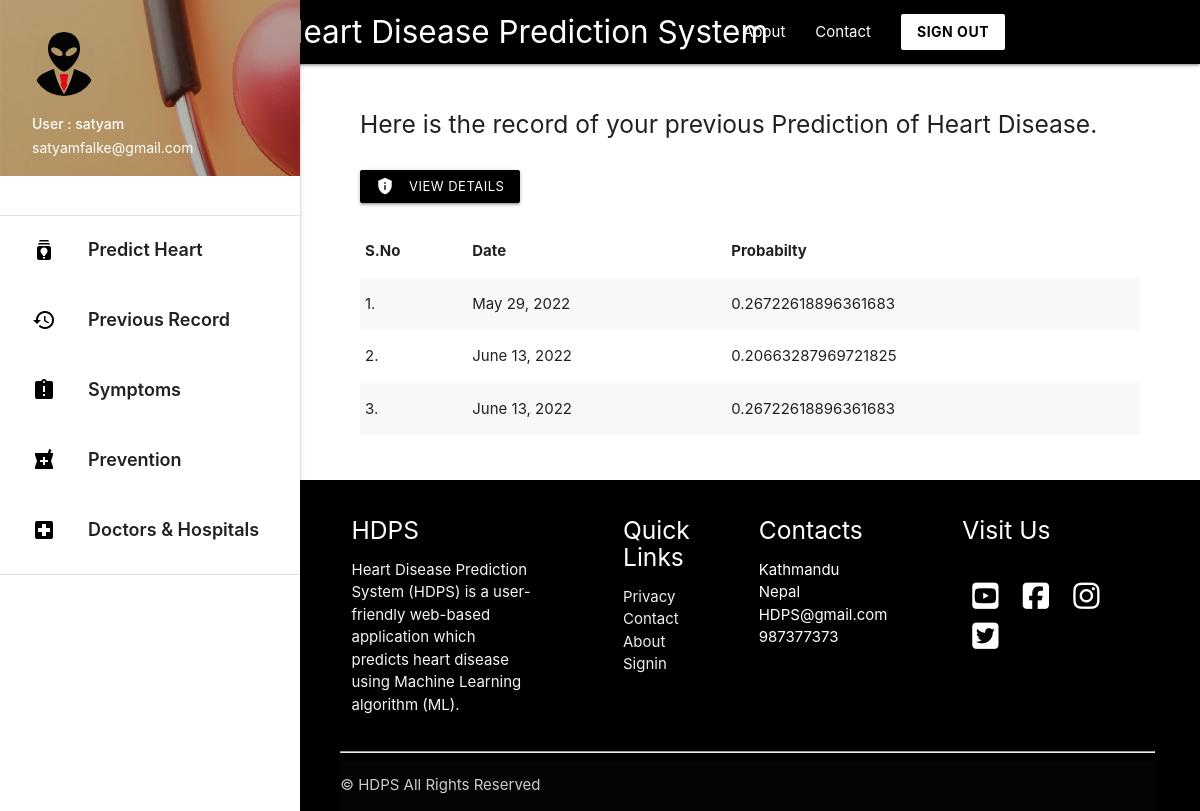
Screenshot of /record (signed in) with the database file from the repository.
### predictor/models.py (models this page shows, shortened)
class HeartData(models.Model):
    age = models.IntegerField()
    sex = models.IntegerField()
    cp = models.FloatField()
    trestbps = models.FloatField()
    chol = models.FloatField()
    fbs = models.FloatField()
    restcg = models.FloatField()
    thalach = models.FloatField()
    exang = models.FloatField()
    oldpeak = models.FloatField()
    slope = models.FloatField()
    ca = models.FloatField()
    thal = models.FloatField()
    owner = models.ForeignKey(get_user_model() , on_delete=models.CASCADE , related_name='owner' , null=True)
    date = models.DateField(auto_now_add=True)
    probability = models.FloatField(null=True)

### predictor/views.py (the view)
# urls.py: path('record', views.record , name='record'),
def record(request):
    if request.user.is_authenticated:
        record_data = HeartData.objects.filter(owner = request.user)
        return render(request , 'record.html' , {'record_data':record_data})
    return redirect('/')

### templates/record.html (shortened to what this page needs)
{% extends 'base_layout2.html' %}
{% block content %}
<div class="con">
    <h5 > Here is the record of your previous Prediction of Heart Disease.  </h5>
<br>
{% if record_data %}
    <a class="waves-effect waves-light btn-small black" href="{% url 'heartdetail' %}" target="_blank"><i class="material-icons left">privacy_tip</i>View Details</a> &nbsp; &nbsp;
  {% endif %}
<br> <br>
{% if record_data %}
    <table class="striped">
     <thead>
       <tr>
           <th>S.No</th>
           <th>Date</th>
           <th>Probabilty</th>
       </tr>
     </thead>
     <tbody>
       <tr>
            {% for data in record_data %}
         <td>{{ forloop.counter }}.</td>
         <td>{{ data.date }}</td>
         <td>{{ data.probability }}</td>
       </tr>
            {% endfor %}
     </tbody>
   </table>
   {% else %}
      <h5>You have no previous record.</h5>
   {% endif %}
   <br>
   <br>
 </div>
{% endblock %}

### templates/base_layout2.html (shortened to what this page needs)
{% load static %}
<!DOCTYPE html>
<html lang="en">
<head>
  <link href="{% static 'css/materialize.css' %}" type="text/css" rel="stylesheet" media="screen,projection"/>
  <link href="{% static 'css/style.css' %}" type="text/css" rel="stylesheet" media="screen,projection"/>
</head>
<body>
        <div class="navbar-fixed">
          <nav class="black">
            <div class="container">
              <div class="nav-wrapper">
                <a href="/" style="padding-left: 100px;"    class="brand-logo ">Heart Disease Prediction System</a>
                <ul class="right hide-on-med-and-down hover_backcolor">
                  <li><a href="{% url 'about' %}">About</a></li>
                  <li><a href="{% url 'contact' %}">Contact</a></li>
                  <a class=" white black-text waves-effect waves-dark btn  modal-trigger" href="/signout"><b>SIGN OUT </b></a>
                </ul>
              </div>
            </div>
          </nav>
        </div>
      <ul id="slide-out" class="sidenav sidenav-fixed">
        <li><div class="user-view">
          <div class="background">
            <img src="{% static 'img/about.png' %}">
          </div>
          <a href="#user"><img class="circle" src="{% static 'img/user.png' %}"></a>
          <a href="#name"><span class="white-text name">User : {{ request.user.username }} </span></a>
          <a href="#email"><span class="white-text email">{{ request.user.email }}</span></a>
        </div></li>
        <br>
        <li><div class="divider"></div></li>
        <li><a style="font-weight: 600; font-size: 18px; height: 70px; padding-top: 10px;" class="waves-effect hoverable" href="/"><i class="material-icons black-text">batch_prediction</i> Predict Heart Disease </a></li>
        <li><a style="font-weight: 600; font-size: 18px; height: 70px; padding-top: 10px;" class="waves-effect hoverable" href="{% url 'record' %}"><i class="material-icons black-text">history</i> Previous Record </a></li>
        <li><a style="font-weight: 600; font-size: 18px; height: 70px; padding-top: 10px;" class="waves-effect hoverable" href="{% url 'symptoms' %}"><i class="material-icons black-text" >assignment_late</i> Symptoms  </a></li>
        <li><a style="font-weight: 600; font-size: 18px; height: 70px; padding-top: 10px;" class="waves-effect hoverable" href="{% url 'prevention' %}"><i class="material-icons black-text">local_pharmacy</i> Prevention   </a></li>
        <li><a style="font-weight: 600; font-size: 18px; height: 70px; padding-top: 10px;" class="waves-effect hoverable" href="{% url 'doctorhospital' %}"><i class="material-icons black-text">local_hospital</i> Doctors & Hospitals   </a></li>
        <li><div class="divider"></div></li>
      </ul>
      <a href="#" data-target="slide-out" class="sidenav-trigger"><i class="material-icons">menu</i></a>
    {% block content %}
    {% endblock %}
            <section>
            <footer class=" hide-on-small-only black page-footer">
              <div class="" style=" width: 90%; margin: auto;">
                <div class="row">
                  <div class="col  s12 m6 l3 ">
                    <h5 class="white-text">HDPS</h5>
                    <p class="grey-text text-lighten-4">Heart Disease Prediction System (HDPS) is a user-friendly web-based application which predicts heart disease using
                        Machine Learning algorithm (ML). </p>
                  </div>
                  <div class="  col l2 m6 s12 offset-l1 ">
                    <h5 class="white-text">Quick Links</h5>
                    <ul>
                   <li><a class="grey-text text-lighten-3" href="#!">Privacy</a></li>
                      <li><a class="grey-text text-lighten-3" href="#!">Contact</a></li>
                      <li><a class="grey-text text-lighten-3" href="#!">About</a></li>
                      <li><a class="grey-text text-lighten-3" href="#!">Signin</a></li>
                    </ul>
                  </div>
                  <div class="col l2 m6 s12  ">
                      <h5 class="white-text">Contacts</h5>
                      <ul>
                      <li>Kathmandu Nepal</li>
                      <li>HDPS@gmail.com</li>
                      <li>987377373</li>
                  </ul>
                  </div>
                  <div class=" col l3 m6 s12 offset-l1 ">
                      <h5 class="white-text">Visit Us</h5>
                      <br>
                      <a href="https://www.youtube.com/" target="_blank"> <i style="color: white; margin: 5px 10px;"  class="fab fa-youtube-square fa-2x"></i></a>
                  <a href="https://www.youtube.com/" target="_blank"> <i style="color: white; margin: 5px 10px;" class="fab fa-facebook-square fa-2x"></i></a>
                  <a href="https://www.youtube.com/" target="_blank"> <i style="color: white; margin: 5px 10px;" class="fab fa-instagram fa-2x"></i></a>
                  <a href="https://www.youtube.com/" target="_blank"> <i style="color: white; margin: 5px 10px;" class="fab fa-twitter-square fa-2x"></i> </a>
                  </div>
                </div>
                <hr>
              <div class="footer-copyright">
                ©  HDPS All Rights Reserved
              </div>
          </div>
            </footer>
          </section>
  </body>
</html>

### templates/record.html (style rules this page uses)
footer { padding-left: 295px; }
.con { padding-left: 390px; width: 90%; flex: 1 0 auto; }
body { display: flex; min-height: 100vh; flex-direction: column; }

### templates/base_layout2.html (style rules this page uses)
footer { padding-left: 295px; }
.con { padding-left: 360px; width: 95%; }

### rows the page displays
HeartData: date "May 29, 2022", probability "0.26722618896361683"
HeartData: date "June 13, 2022", probability "0.20663287969721825"
HeartData: date "June 13, 2022", probability "0.26722618896361683"

### other values shown
{{ request.user.username }} "satyam"
{{ request.user.email }} "satyamfalke@gmail.com"
